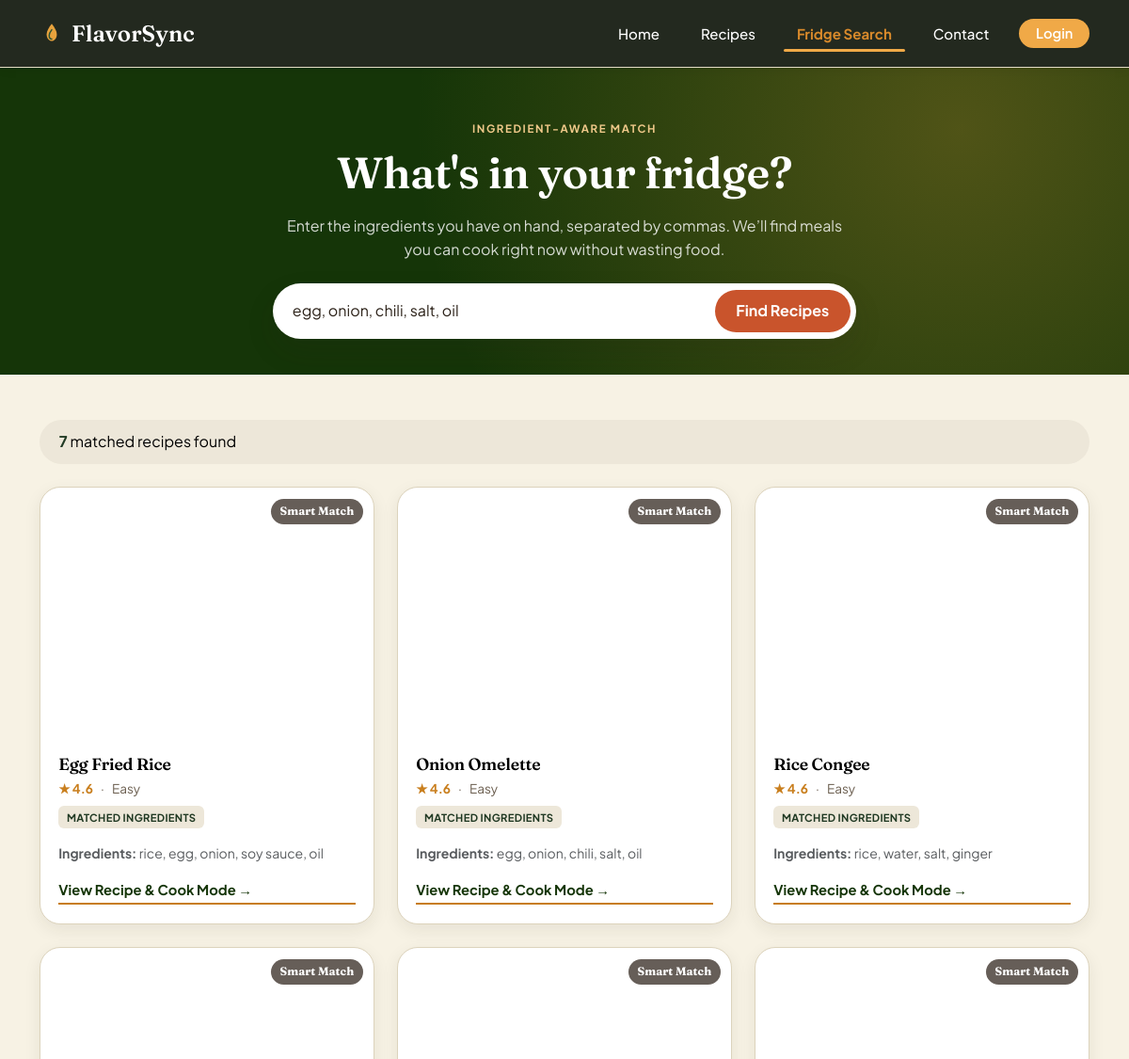
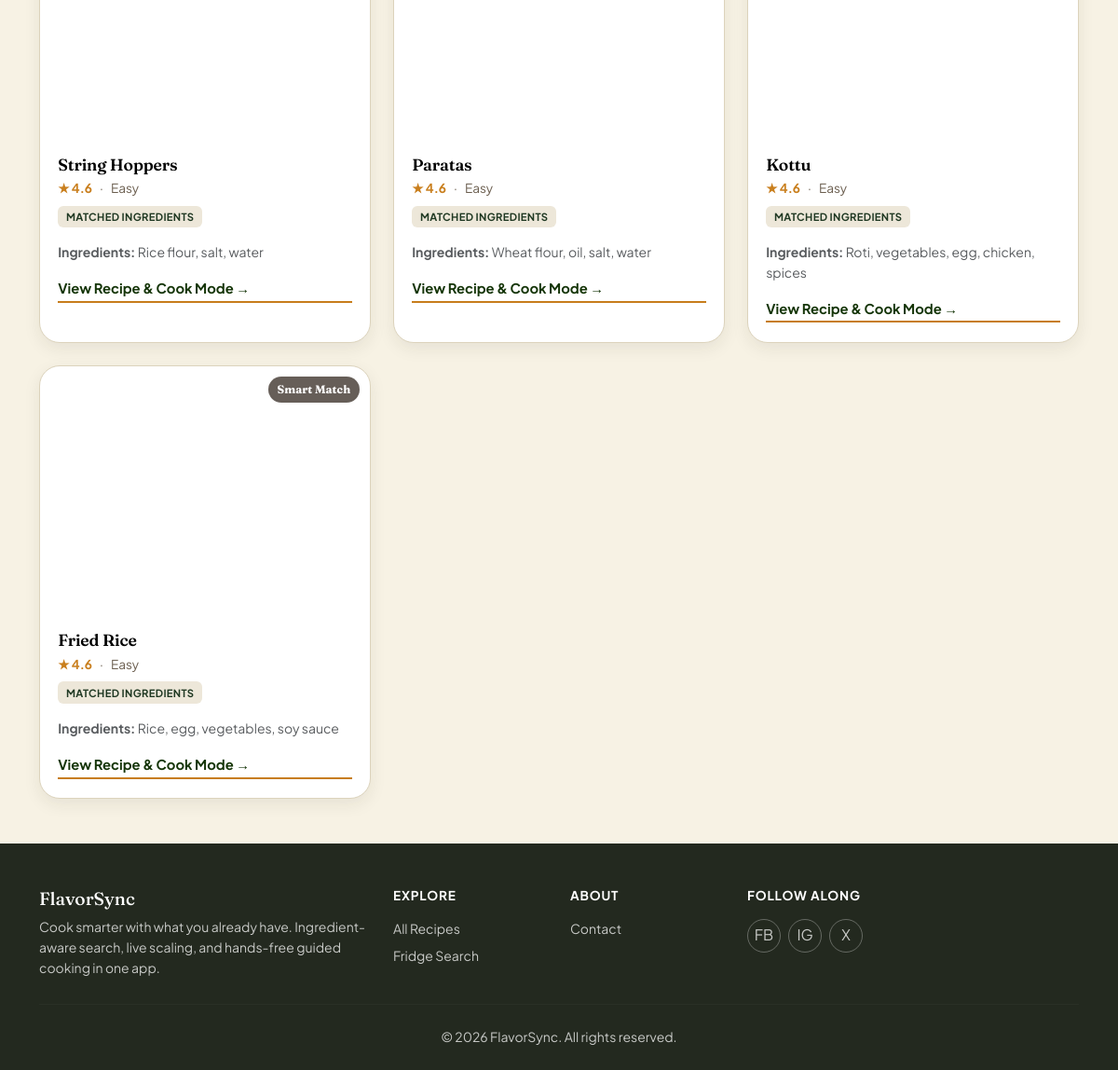
Screenshot of /fridge-search.php?ingredients=egg, onion, chili, salt, oil with the database file from the repository (2 pictures, top to bottom).
### tables this page shows
CREATE TABLE `recipes` (
  `id` int(11) NOT NULL,
  `title` varchar(150) NOT NULL,
  `ingredients` text NOT NULL,
  `instructions` text NOT NULL,
  `user_id` int(11) DEFAULT NULL,
  `category` varchar(50) DEFAULT 'dinner',
  `diet` varchar(50) DEFAULT 'veg',
  `time` int(11) DEFAULT 20,
  `difficulty` varchar(50) DEFAULT 'easy',
  `rating` decimal(3,1) DEFAULT 4.5,
  `image` varchar(255) DEFAULT ''
);

### fridge-search.php (the view, shortened to what this page needs)
<?php
require_once 'includes/db.php';
$matched_recipes = [];
$searched_ingredients = "";
if (isset($_GET['ingredients']) && !empty(trim($_GET['ingredients']))) {
    $searched_ingredients = trim($_GET['ingredients']);
    $ingredients_list = array_map('trim', explode(',', $searched_ingredients));
    $sql = "SELECT * FROM recipes WHERE ";
    $conditions = [];
    $params = [];
    foreach ($ingredients_list as $index => $ingredient) {
        $param_key = ":ingred_" . $index;
        $conditions[] = "ingredients LIKE " . $param_key;
        $params[$param_key] = '%' . $ingredient . '%';
    }
    $sql .= implode(' OR ', $conditions);
    $stmt = $conn->prepare($sql);
    $stmt->execute($params);
    $matched_recipes = $stmt->fetchAll(PDO::FETCH_ASSOC);
}
?>
<!DOCTYPE html>
<html lang="en">
<head>
    <link href="https://cdnjs.cloudflare.com/ajax/libs/bootstrap/5.3.3/css/bootstrap.min.css" rel="stylesheet">
    <link rel="stylesheet" href="css/recipes.css">
    <link rel="stylesheet" href="css/style.css">
</head>
<body>
<nav class="navbar navbar-expand-lg fs-navbar sticky-top">
  <div class="container">
    <a class="navbar-brand" href="index.php">
      FlavorSync
    </a>
    <div class="collapse navbar-collapse" id="fsNav">
      <ul class="navbar-nav ms-auto align-items-lg-center gap-lg-1">
        <li class="nav-item"><a class="nav-link" href="index.php">Home</a></li>
        <li class="nav-item"><a class="nav-link" href="recipes.php">Recipes</a></li>
        <li class="nav-item"><a class="nav-link active" aria-current="page" href="fridge-search.php">Fridge Search</a></li>
        <li class="nav-item"><a class="nav-link" href="contact.php">Contact</a></li>
        <?php if (isset($_SESSION['username'])): ?>
          <li class="nav-item ms-lg-2 mt-2 mt-lg-0">
            <a class="btn-login" href="auth/logout.php">Logout (<?= htmlspecialchars($_SESSION['username']) ?>)</a>
          </li>
        <?php else: ?>
          <li class="nav-item ms-lg-2 mt-2 mt-lg-0">
            <a class="btn-login" href="auth/login.php">Login</a>
          </li>
        <?php endif; ?>
      </ul>
    </div>
  </div>
</nav>
<header class="fs-page-header">
  <div class="container text-center">
    <span class="eyebrow" style="color:#F0C98A;">Ingredient-Aware Match</span>
    <h1 class="mt-2 mb-3">What's in your fridge?</h1>
    <p class="mb-4 mx-auto" style="max-width: 600px;">Enter the ingredients you have on hand, separated by commas. We’ll find meals you can cook right now without wasting food.</p>
    <form class="fs-search-bar mx-auto" style="max-width: 620px;" method="GET" action="fridge-search.php">
      <input type="search" id="ingredientSearch" name="ingredients" placeholder="Type ingredients — e.g. “egg, rice, onion”" value="<?= htmlspecialchars($searched_ingredients) ?>" required>
      <button type="submit">Find Recipes</button>
    </form>
  </div>
</header>
<main class="container py-5">
    <?php if (!empty($matched_recipes)): ?>
        <div class="fs-results-bar mb-4">
            <span id="resultsCount"><strong><?= count($matched_recipes) ?></strong> matched recipes found</span>
        </div>
        <div class="row g-4">
            <?php foreach ($matched_recipes as $index => $recipe): ?>
                <div class="col-sm-6 col-lg-4">
                    <article class="fs-card h-100">
                        <div class="fs-card-media media-<?= ($index % 9) + 1 ?>">
                            <span class="fs-card-time">Smart Match</span>
                            <span><?= htmlspecialchars($recipe['title']) ?></span>
                        </div>
                        <div class="fs-card-body d-flex flex-column">
                            <h3><?= htmlspecialchars($recipe['title']) ?></h3>
                            <div class="fs-card-meta mb-2">
                                <span class="fs-stars">★ 4.6</span>
                                <span>·</span>
                                <span>Easy</span>
                            </div>
                            <div class="fs-card-tags mb-3">
                                <span class="fs-tag">Matched Ingredients</span>
                            </div>
                            <p class="small text-muted mb-3" style="display: -webkit-box; -webkit-line-clamp: 2; -webkit-box-orient: vertical; overflow: hidden;">
                                <strong>Ingredients:</strong> <?= htmlspecialchars($recipe['ingredients']) ?>
                            </p>
                            <a href="recipe-detail.php?id=<?= $recipe['id'] ?>" class="fs-card-btn mt-auto">View Recipe & Cook Mode →</a>
                        </div>
                    </article>
                </div>
            <?php endforeach; ?>
        </div>
    <?php else: ?>
        <div class="text-center py-5 text-muted">
            <p class="fs-5">Enter your kitchen ingredients above to discover customized recipe ideas!</p>
        </div>
    <?php endif; ?>
</main>
<footer class="fs-footer mt-auto">
  <div class="container">
    <div class="row gy-4">
      <div class="col-md-4">
        <h5>FlavorSync</h5>
        <p class="small mt-2 mb-0">Cook smarter with what you already have. Ingredient-aware search, live scaling, and hands-free guided cooking in one app.</p>
      </div>
      <div class="col-6 col-md-2">
        <h6 class="text-white fw-bold small text-uppercase mb-3">Explore</h6>
        <ul class="list-unstyled small d-flex flex-column gap-2">
          <li><a href="recipes.php">All Recipes</a></li>
          <li><a href="fridge-search.php">Fridge Search</a></li>
        </ul>
      </div>
      <div class="col-6 col-md-2">
        <h6 class="text-white fw-bold small text-uppercase mb-3">About</h6>
        <ul class="list-unstyled small d-flex flex-column gap-2">
          <li><a href="contact.php">Contact</a></li>
        </ul>
      </div>
      <div class="col-md-4">
        <h6 class="text-white fw-bold small text-uppercase mb-3">Follow along</h6>
        <div class="d-flex gap-2">
          <a href="#" class="fs-social" aria-label="Facebook">FB</a>
          <a href="#" class="fs-social" aria-label="Instagram">IG</a>
          <a href="#" class="fs-social" aria-label="X / Twitter">X</a>
        </div>
      </div>
    </div>
    <hr class="my-4">
    <p class="small mb-0 text-center">© 2026 FlavorSync. All rights reserved.</p>
  </div>
</footer>
</body>
</html>

### css/style.css (style rules this page uses)
:root { --fs-cream: #F7F2E4; --fs-cream-card: #FFFDF8; --inkfs-: #23291F; --fs-ink-soft: #5B6259; --fs-green: #F0A947; --fs-green-dark: #D98A2B; --fs-green-tint: #E4EEE3; --fs-mango: #F0A947; --fs-mango-deep: #D98A2B; --fs-line: #E4DCC6; --fs-font-display: "Fraunces", "Georgia", serif; --fs-font-body: "Plus Jakarta Sans", "Segoe UI", sans-serif; --fs-radius-lg: 22px; --fs-radius-md: 14px; --fs-radius-pill: 999px; --fs-shadow-card: 0 10px 30px -14px rgba(35, 41, 31, 0.28); --fs-shadow-soft: 0 6px 18px -10px rgba(35, 41, 31, 0.22); }
html { scroll-behavior: smooth; }
body { font-family: var(--fs-font-body); color: var(--fs-ink); background-color: var(--fs-cream); -webkit-font-smoothing: antialiased; }
h1, h2, h3, h4, .fs-display { font-family: var(--fs-font-display); font-weight: 600; letter-spacing: -0.01em; color: var(--fs-ink); }
a { text-decoration: none; }
.fs-navbar { background-color: var(--inkfs-); border-bottom: 1px solid var(--fs-line); }
.fs-navbar .nav-link { color: #fff; font-weight: 500; margin: 0 0.35rem; position: relative; padding-bottom: 0.35rem; }
.fs-navbar .nav-link.active { color: var(--fs-mango-deep); font-weight: 700; }
.fs-navbar .nav-link.active::after { content: ""; position: absolute; left: 0; right: 0; bottom: 0; height: 3px; border-radius: var(--fs-radius-pill); background: var(--fs-mango); }
.fs-footer { background-color: var(--inkfs-); color: rgba(255, 255, 255, 0.75); padding: 3rem 0 1.5rem; }
.fs-footer a { color: rgba(255, 255, 255, 0.75); transition: color 0.18s ease; }
.fs-footer h6 { color: #fff; font-weight: 700; font-size: 0.85rem; letter-spacing: 0.06em; text-transform: uppercase; margin-bottom: 1rem; }
.fs-footer hr { border-color: rgba(255, 255, 255, 0.12); margin: 2rem 0 1.25rem; }

### rows the page displays
recipes: title "Egg Fried Rice", ingredients "rice, egg, onion, soy sauce, oil"
recipes: title "Onion Omelette", ingredients "egg, onion, chili, salt, oil"
recipes: title "Rice Congee", ingredients "rice, water, salt, ginger"
recipes: title "String Hoppers", ingredients "Rice flour, salt, water"
recipes: title "Paratas", ingredients "Wheat flour, oil, salt, water"
recipes: title "Kottu", ingredients "Roti, vegetables, egg, chicken, spices"
recipes: title "Fried Rice", ingredients "Rice, egg, vegetables, soy sauce"

### other values shown
count($matched_recipes) "7"
